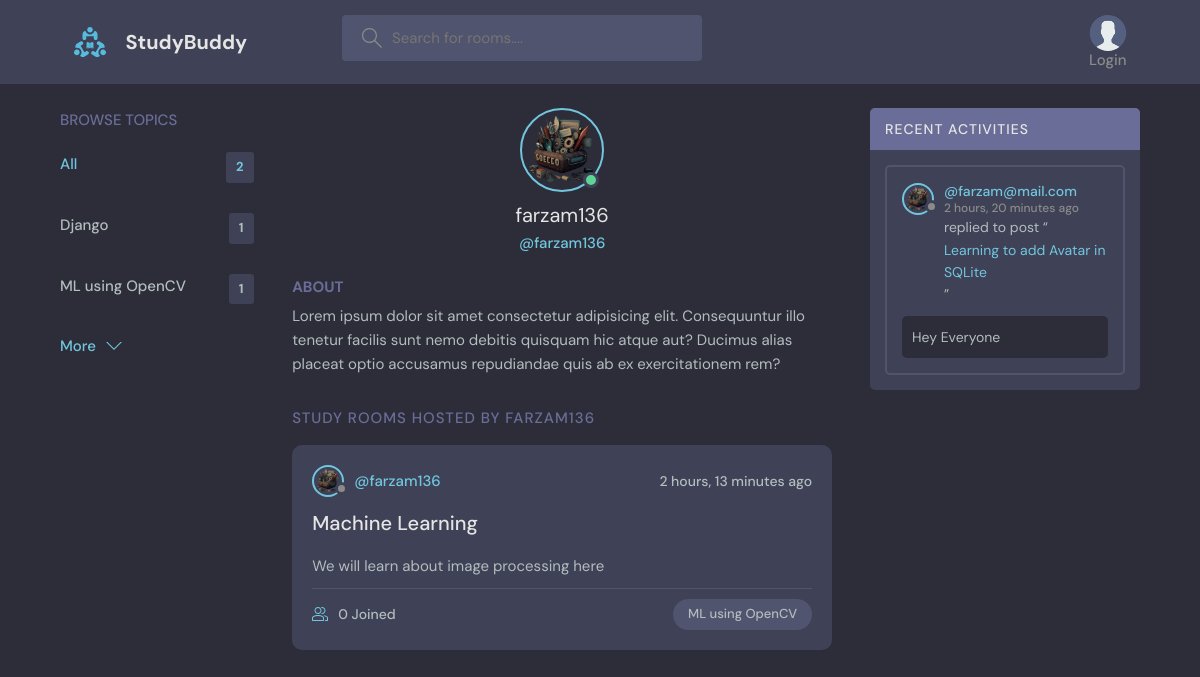
The app's page /profile/2/ with its own data.
### base/models.py (models this page shows, shortened)
class Topic(models.Model):
    name=models.CharField(max_length=200)

class User(AbstractUser):
    name=models.CharField(max_length=200,null=True)
    email=models.EmailField(unique=True)
    bio=models.TextField(null=True)
    avatar=models.ImageField(null=True,default="avatar.svg")
    USERNAME_FIELD='email'
    REQUIRED_FIELDS=[]

class Room(models.Model):
    host=models.ForeignKey(User, on_delete=models.SET_NULL,null=True)
    topic=models.ForeignKey(Topic, on_delete=models.SET_NULL,null=True)
    name=models.CharField(max_length=200)
    description=models.TextField(null=True,blank=True)
    participants=models.ManyToManyField(User,related_name='participants',blank=True)
    updated=models.DateTimeField(auto_now=True)
    created=models.DateTimeField(auto_now_add=True)
    class Meta:
        ordering=['-updated','-created']
    def __str__(self):
        return self.name

class Message(models.Model):
    user=models.ForeignKey(User, on_delete=models.CASCADE)
    room=models.ForeignKey(Room, on_delete=models.CASCADE)
    body=models.TextField()
    updated=models.DateTimeField(auto_now=True)
    created=models.DateTimeField(auto_now_add=True)
    class Meta:
        ordering=['-created','-updated']
    def __str__(self):
        return self.body[0:50]

### base/views.py (the view)
# urls.py: path('profile/<str:pk>/', views.user_profile,name="user-profile"),
def user_profile(request,pk):
    user=User.objects.get(id=pk)
    rooms=user.room_set.all()
    room_messages=user.message_set.all()
    topic=Topic.objects.all()
    context={'user':user,'data':rooms,'room_messages':room_messages,'topic':topic}
    return render(request,'base/profile.html',context)

### base/templates/base/profile.html (shortened to what this page needs)
{% extends 'main.html' %}
{% block Content %}
<main class="profile-page layout layout--3">
  <div class="container">
    {% include 'base/topic_comp.html' %}
    <div class="roomList">
      <div class="profile">
        <div class="profile__avatar">
          <div class="avatar avatar--large active">
            <img src="{{user.avatar.url}}" />
          </div>
        </div>
        <div class="profile__info">
          <h3>{{user.username}}</h3>
          <p>@{{user.username}}</p>
        </div>
        <div class="profile__about">
          <h3>About</h3>
          <p>
            Lorem ipsum dolor sit amet consectetur adipisicing elit. Consequuntur illo tenetur
            facilis sunt nemo debitis quisquam hic atque aut? Ducimus alias placeat optio
            accusamus repudiandae quis ab ex exercitationem rem?
          </p>
        </div>
      </div>
      <div class="roomList__header">
        <div>
          <h2>Study Rooms Hosted by {{user.username}}</a>
          </h2>
        </div>
      </div>
      {% include 'base/feed_comp.html' %}
    </div>
    {% include 'base/activity_comp.html' %}
  </div>
</main>
{% endblock Content %}

### templates/main.html (shortened to what this page needs)
<!DOCTYPE html>
{% load static %}
<html lang="en">
  <head>
    <link rel="stylesheet" href="{% static 'styles/style.css' %}" />
  </head>
  <body>
    {% include 'navbar.html' %}
    {% block Content %} {% endblock Content %}
  </body>
</html>

### templates/navbar.html (shortened to what this page needs)
{% load static %}
<header class="header header--loggedIn">
  <div class="container">
    <a href="{% url 'home' %}" class="header__logo">
      <img src="{% static 'images/logo.svg' %}" />
      <h1>StudyBuddy</h1>
    </a>
    <form method="GET" action="{% url 'home' %}" class="header__search">
      <label>
        <input type="text" name="q" placeholder="Search for rooms...." />
      </label>
    </form>
    <nav class="header__menu">
      {% if request.user.is_authenticated %}
      <div class="header__user">
        <a href="{% url 'update-user'%}">
          <div class="avatar avatar--medium active">
            <img src="{{request.user.avatar.url}}" />
          </div>
          <p>
            {{request.user.username}}<span>@{{request.user.username}}</span>
          </p>
        </a>
        <button class="dropdown-button">
          <svg
            version="1.1"
            xmlns="http://www.w3.org/2000/svg"
            width="32"
            height="32"
            viewBox="0 0 32 32"
          >
            <title>chevron-down</title>
            <path d="M16 21l-13-13h-3l16 16 16-16h-3l-13 13z"></path>
          </svg>
        </button>
      </div>
      {% else %}
      <a href="{% url 'login' %}">
        <img src="{% static 'images/avatar.svg' %}" />
        <p><a href="{% url 'login' %}">Login</a></p>
      </a>
      {% endif %}
    </nav>
  </div>
</header>

### base/templates/base/topic_comp.html
<div class="topics">
  <div class="topics__header">
    <h2>Browse Topics</h2>
  </div>
  <ul class="topics__list">
    <li>
      <a href="{% url 'home' %}" class="active"
        >All <span>{{topic.count}}</span></a
      >
    </li>
    {% for value in topic %}
    <li>
      <a href="{% url 'home' %}?q={{value.name}}"
        >{{value.name}}<span>{{value.room_set.all.count}}</span></a
      >
    </li>
    {% endfor %}
  </ul>
  <a class="btn btn--link" href="{% url 'browse-topics' %}">
    More
    <svg
      version="1.1"
      xmlns="http://www.w3.org/2000/svg"
      width="32"
      height="32"
      viewBox="0 0 32 32"
    >
      <title>chevron-down</title>
      <path d="M16 21l-13-13h-3l16 16 16-16h-3l-13 13z"></path>
    </svg>
  </a>
</div>

### base/templates/base/feed_comp.html (shortened to what this page needs)
{% for room in data %}
<div class="roomListRoom">
    <div class="roomListRoom__header">
      <a href="{% url 'user-profile' room.host.id %}" class="roomListRoom__author">
        <div class="avatar avatar--small">
          <img src="{{room.host.avatar.url}}" />
        </div>
        <span>@{{room.host.username}}</span>
      </a>
      <div class="roomListRoom__actions">
        <span>{{room.created|timesince}} ago</span>
      </div>
    </div>
    <div class="roomListRoom__content">
      <a href="{% url 'room' room.id %}">{{room.name}}</a>
      <p>
        {{room.description}}
      </p>
    </div>
    <div class="roomListRoom__meta">
      <a href="{% url 'room' room.id %}" class="roomListRoom__joined">
        {{room.participants.all.count}} Joined
      </a>
      <p class="roomListRoom__topic">{{room.topic.name}}</p>
    </div>
  </div>
  {% endfor %}

### base/templates/base/activity_comp.html (shortened to what this page needs)
<div class="activities">
  <div class="activities__header">
    <h2>Recent Activities</h2>
  </div>
  {% for value in room_messages %}
  <div class="activities__box">
    <div class="activities__boxHeader roomListRoom__header">
      <a
        href="{% url 'user-profile' value.user.id %}"
        class="roomListRoom__author"
      >
        <div class="avatar avatar--small">
          <img src="{{value.user.avatar.url}}" />
        </div>
        <p>
          @{{value.user}}
          <span>{{value.created|timesince}} ago</span>
        </p>
      </a>
    </div>
    <div class="activities__boxContent">
      <p>
        replied to post “<a href="{% url 'room' value.room.id %}"
          >{{value.room}}</a
        >”
      </p>
      <div class="activities__boxRoomContent">{{value}}</div>
    </div>
  </div>
  {% endfor %}
</div>

### records on screen
Topic: name "Django", room_set.all.count "1"
Topic: name "ML using OpenCV", room_set.all.count "1"
User: avatar (picture), username "farzam136", username "FARZAM136"
Room: host.avatar (picture), host.username "farzam136", created "2 hours, 13 minutes", name "Machine Learning", description "We will learn about image processing here", participants.all.count "0", topic.name "ML using OpenCV"
Message: user.avatar (picture), user "farzam@mail.com", created "2 hours, 20 minutes", room "Learning to add Avatar in SQLite", body "Hey Everyone"

### other values on screen
{{ topic.count }} "2"
